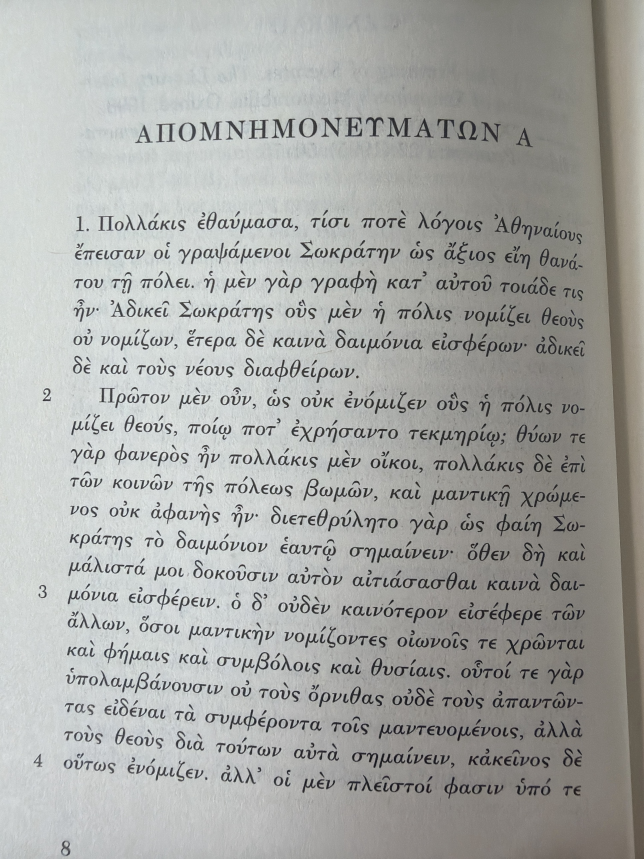
#> input picture backend/tests/ocr_regression/loeb-memorabilia-1.1.jpg, 1932 x 2576 px (shown at 1/3 size)
$ python -i ocr_preprocess.py   (imports and definitions only)
#> lines starting #> are read from the running program, lines starting #| are printed output that depends on the picture; after the words box and inside, x2 and y2 are one past the last pixel; in counts of white or black regions, pixels touching at a corner belong together
"""Photo → OCR-ready page image.

Phone photos of textbook pages arrive rotated, unevenly lit and slightly
skewed.  This module normalizes them with OpenCV before Tesseract sees them:

1. EXIF orientation + grayscale
2. scale so the text is large enough for Tesseract (long side ~2600 px)
3. illumination flattening (divide by a heavily blurred background) + CLAHE
4. light denoise that keeps breathings/accents intact
5. deskew by projection-profile search (text lines become horizontal)

Deliberately *no* hard binarization: Tesseract's own Otsu step does better on
the normalized grayscale, and thresholding is what erases thin diacritics.
"""

from __future__ import annotations

import io
import logging
from dataclasses import dataclass

import numpy as np
from PIL import Image, ImageOps

log = logging.getLogger("attic.ocr")

try:  # OpenCV is optional at import time so the API still starts without it.
    import cv2
except ImportError as exc:  # pragma: no cover - exercised only on hosts without OpenCV
    cv2 = None  # type: ignore[assignment]
    # Loud on purpose: the Pillow fallback reads real book photos badly (CER ~0.5
    # vs ~0.04 on the Loeb regression page). Deployed images must ship OpenCV.
    log.error("OpenCV unavailable (%s); OCR will use the low-quality Pillow fallback", exc)

TARGET_LONG_SIDE = 2600
MAX_LONG_SIDE = 4000
MAX_SKEW_DEGREES = 12.0


@dataclass(frozen=True)
class PreprocessReport:
    width: int
    height: int
    scale: float
    skew_degrees: float
    deskewed: bool
    engine: str


# Ink threshold on the flattened grayscale (paper ~250, ink ~30-80). A fixed
# level, unlike Otsu, ignores verso bleed-through and page-edge shadow.
INK_LEVEL = 110


# [92 lines left out: functions detect_text_columns, detect_text_lines, crop_lines, not called in this run]


def opencv_available() -> bool:
    return cv2 is not None


# [31 lines left out: functions load_grayscale, rescale, flatten_illumination, not called in this run]


def denoise(gray: np.ndarray) -> np.ndarray:
    # A 3px median kills sensor speckle but leaves 4–6 px diacritics alone.
    return cv2.medianBlur(gray, 3)


def _projection_score(binary: np.ndarray, angle: float) -> float:
    h, w = binary.shape[:2]
    matrix = cv2.getRotationMatrix2D((w / 2.0, h / 2.0), angle, 1.0)
    rotated = cv2.warpAffine(binary, matrix, (w, h), flags=cv2.INTER_NEAREST, borderValue=0)
    profile = rotated.sum(axis=1, dtype=np.float64)
    # Sharp, separated text lines maximise the variance of the row profile.
    return float(np.var(profile))


def estimate_skew(gray: np.ndarray, max_degrees: float = MAX_SKEW_DEGREES) -> float:
    """Angle (degrees, counter-clockwise positive) by which text lines are tilted."""
#> called with max_degrees = 12
    work = gray
    long_side = max(work.shape[:2])
    if long_side > 1000:
        factor = 1000.0 / long_side
        work = cv2.resize(work, None, fx=factor, fy=factor, interpolation=cv2.INTER_AREA)
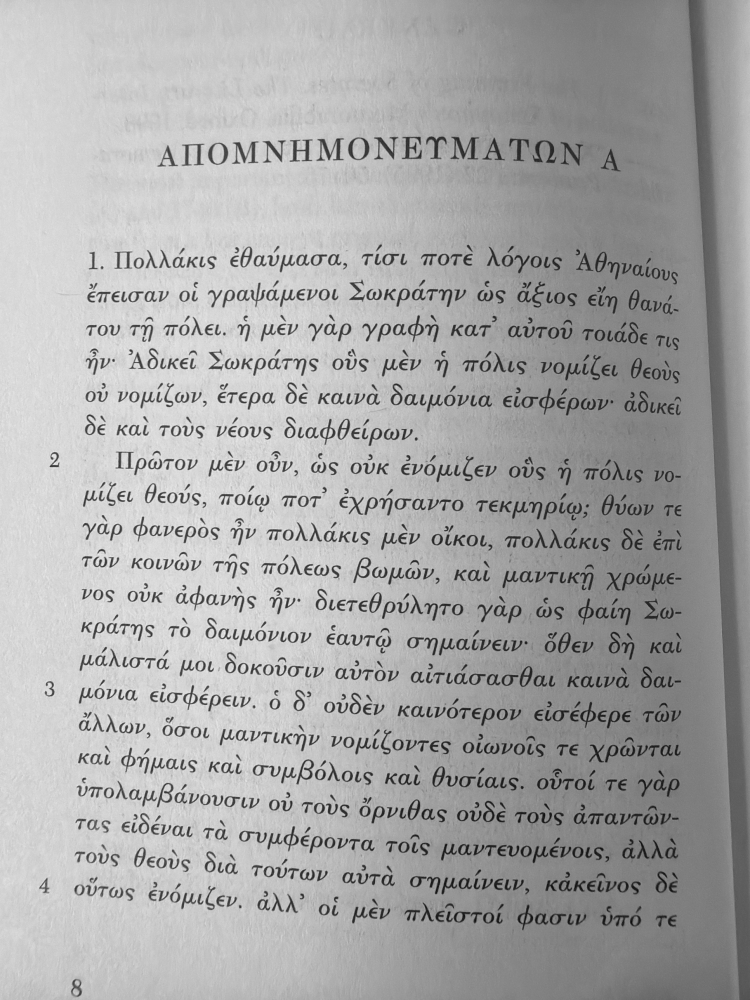
#> work: shape (1000, 750); min 13, max 239, mean 167.7
    _, binary = cv2.threshold(work, 0, 1, cv2.THRESH_BINARY_INV | cv2.THRESH_OTSU)
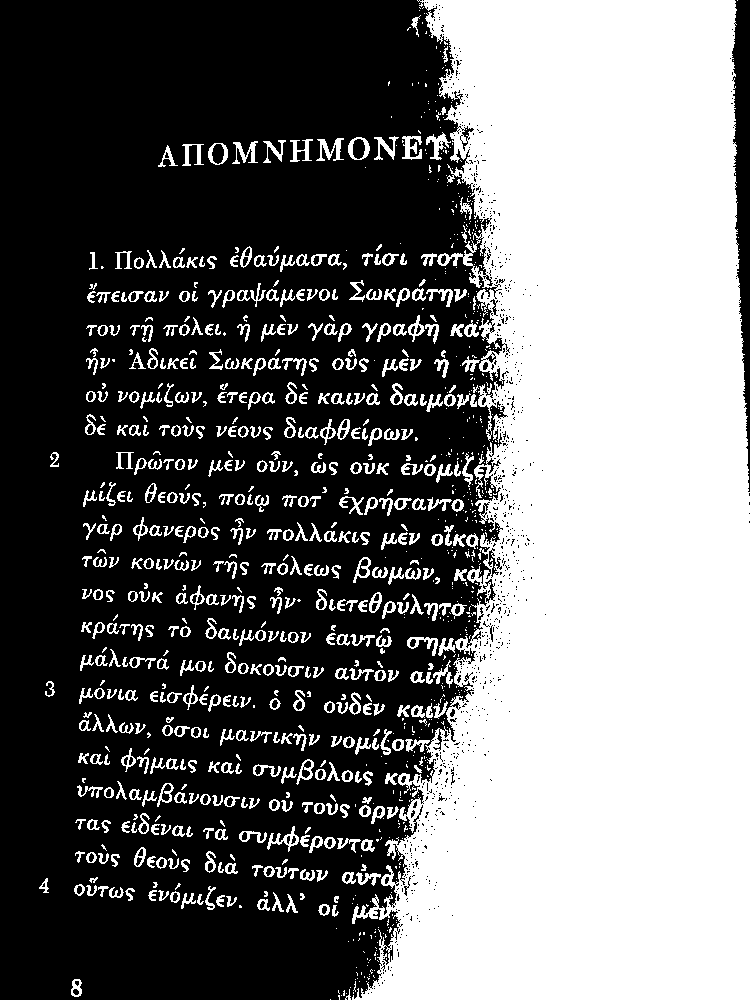
#> binary: shape (1000, 750); values 0 (black) and 1 (white), 44.2% white; 1064 white regions (533 under 20 px), largest, box (x1, y1, x2, y2) and area: (352, 0, 750, 1000) 289906, (316, 138, 344, 161) 289, (402, 136, 422, 160) 275
    if binary.sum() < 50:
        return 0.0

    def best(angles: np.ndarray) -> float:
        scores = [_projection_score(binary, float(a)) for a in angles]
#> in _projection_score, `profile = rotated.sum(axis=1, dtype=np.float64)`: profile = 1000 values, max 423 at index 810, min 0 at index 0, mean 303
#> in _projection_score (call 37), `matrix = cv2.getRotationMatrix2D((w / 2.0, h / 2.0), angle, 1.0)`: matrix = [[0.995, 0.105, -50.21], [-0.105, 0.995, 41.94]]
#> in _projection_score (call 37), `rotated = cv2.warpAffine(binary, matrix, (w, h), flags=cv2.INTER_NEARE..`:
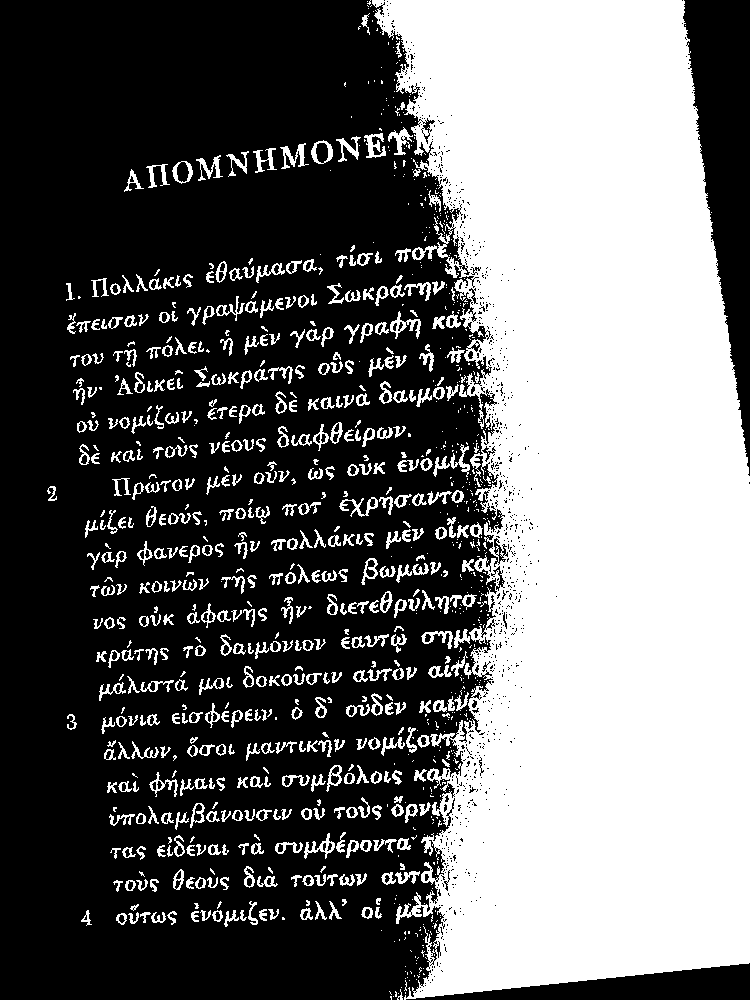
#> rotated: shape (1000, 750); values 0 (black) and 1 (white), 41.8% white; 1028 white regions (517 under 20 px), largest, box (x1, y1, x2, y2) and area: (372, 0, 750, 1000) 272241, (280, 143, 309, 169) 292, (390, 311, 421, 339) 285
#> in _projection_score (call 37), `profile = rotated.sum(axis=1, dtype=np.float64)`: profile = 1000 values, max 446 at index 849, min 8 at index 999, mean 313.6
#> in _projection_score (call 38), `matrix = cv2.getRotationMatrix2D((w / 2.0, h / 2.0), angle, 1.0)`: matrix = [[0.994, 0.113, -54.19], [-0.113, 0.994, 45.67]]
#> in _projection_score (call 38), `rotated = cv2.warpAffine(binary, matrix, (w, h), flags=cv2.INTER_NEARE..`:
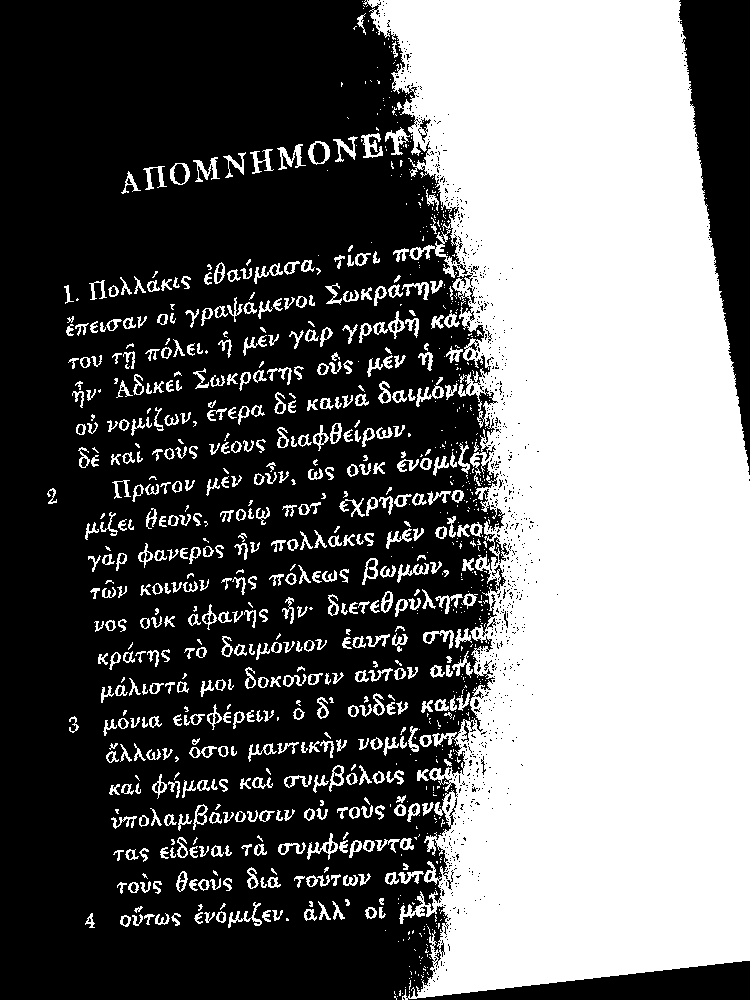
#> rotated: shape (1000, 750); values 0 (black) and 1 (white), 41.6% white; 1031 white regions (520 under 20 px), largest, box (x1, y1, x2, y2) and area: (363, 0, 750, 1000) 270948, (277, 144, 306, 170) 286, (361, 133, 383, 158) 274
#> in _projection_score (call 38), `profile = rotated.sum(axis=1, dtype=np.float64)`: profile = 1000 values, max 433 at index 848, min 6 at index 999, mean 312.2
#> in _projection_score (call 39), `matrix = cv2.getRotationMatrix2D((w / 2.0, h / 2.0), angle, 1.0)`: matrix = [[0.993, 0.122, -58.14], [-0.122, 0.993, 49.43]]
#> in _projection_score (call 39), `rotated = cv2.warpAffine(binary, matrix, (w, h), flags=cv2.INTER_NEARE..`:
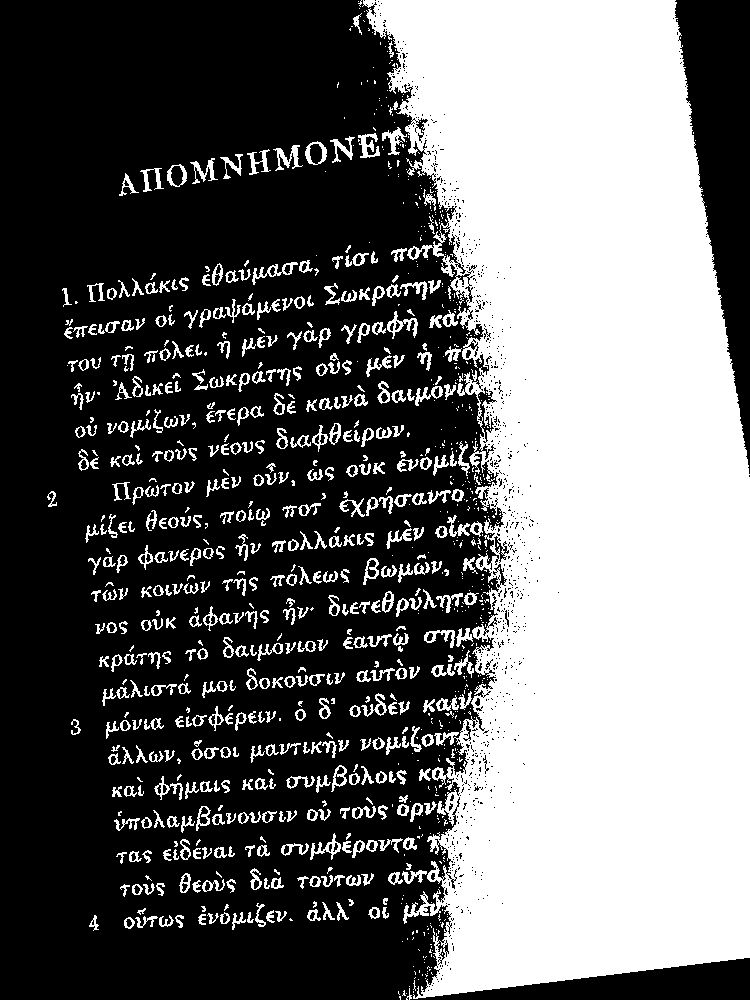
#> rotated: shape (1000, 750); values 0 (black) and 1 (white), 41.5% white; 1041 white regions (529 under 20 px), largest, box (x1, y1, x2, y2) and area: (362, 0, 750, 999) 269591, (273, 145, 303, 171) 290, (387, 311, 418, 339) 284
#> in _projection_score (call 39), `profile = rotated.sum(axis=1, dtype=np.float64)`: profile = 1000 values, max 417 at index 852, min 4 at index 999, mean 311
#> in _projection_score (call 40), `matrix = cv2.getRotationMatrix2D((w / 2.0, h / 2.0), angle, 1.0)`: matrix = [[0.991, 0.131, -62.05], [-0.131, 0.991, 53.22]]
#> in _projection_score (call 40), `rotated = cv2.warpAffine(binary, matrix, (w, h), flags=cv2.INTER_NEARE..`:
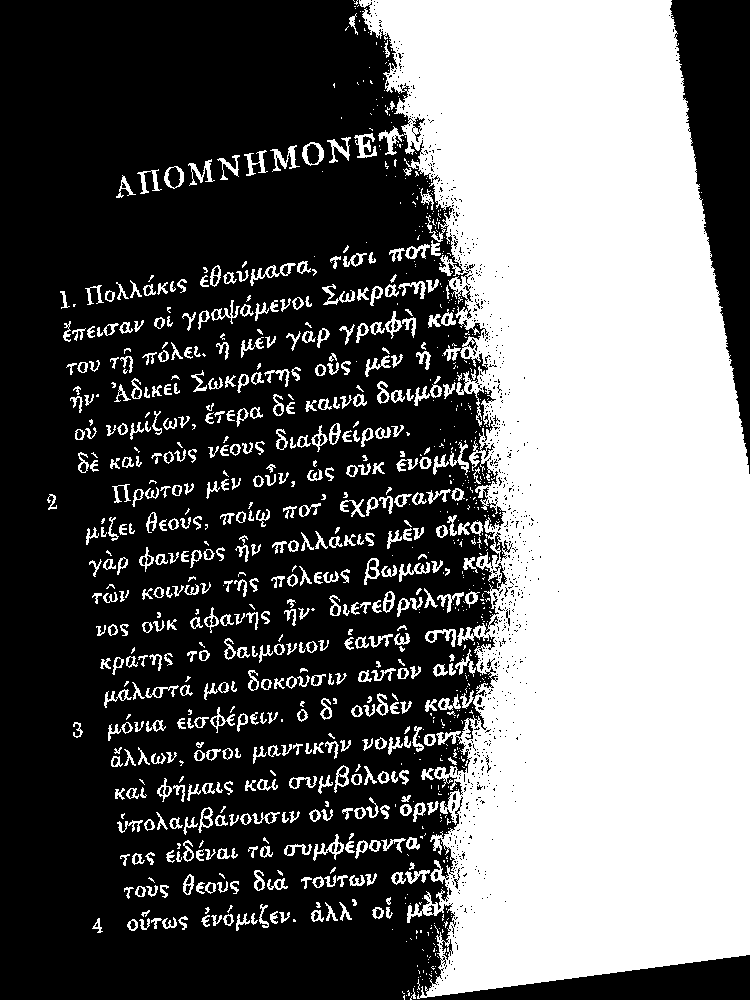
#> rotated: shape (1000, 750); values 0 (black) and 1 (white), 41.3% white; 1026 white regions (513 under 20 px), largest, box (x1, y1, x2, y2) and area: (359, 0, 750, 999) 268394, (270, 145, 300, 172) 289, (354, 133, 377, 158) 278
#> in _projection_score (call 40), `profile = rotated.sum(axis=1, dtype=np.float64)`: profile = 1000 values, max 403 at index 847, min 3 at index 999, mean 309.7
#> scores = 49 values, max 6982.9 at index 0, min 2356.7 at index 38, mean 3568.6
        return float(angles[int(np.argmax(scores))])

    # `best` returns the rotation that straightens the lines; the tilt of the
    # text is its negative.
    coarse = best(np.arange(-max_degrees, max_degrees + 0.01, 0.5))
#> coarse = -12
    fine = best(np.arange(coarse - 0.5, coarse + 0.51, 0.1))
#> fine = -12.5
    return round(-fine, 2)


# [37 lines left out: functions rotate, preprocess, not called in this run]

>>> import cv2
>>> picture = cv2.imread('../tests/ocr_regression/loeb-memorabilia-1.1.jpg', cv2.IMREAD_GRAYSCALE)
>>> result = estimate_skew(picture)
#> result = 12.5
